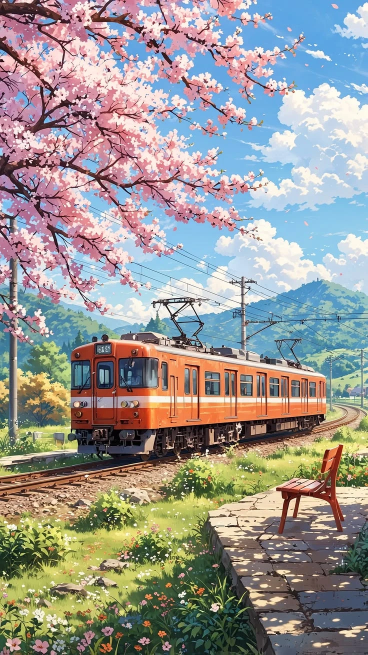
#> input picture examples/moving-image/source.webp, 735 x 1309 px (shown at 1/2 size)
$ python study.py out.png ../examples/moving-image/source.webp
#> lines starting #> are read from the running program, lines starting #| are printed output that depends on the picture
#!/usr/bin/env python3
"""Study reference images and videos: python3 study.py <out dir> <files or folders...>

Writes <out dir>/report.md, plus a contact sheet per reference. Videos also get their cuts and pacing.
To study only part of a video, add a range in seconds: "reel.mp4@0-12".
"""
import json
import re
import subprocess
import sys
from io import BytesIO
from pathlib import Path

import numpy as np
from PIL import Image

IMAGES = {".jpg", ".jpeg", ".png", ".webp", ".avif", ".heic", ".gif"}
VIDEOS = {".mp4", ".mov", ".webm", ".m4v", ".mkv"}
SIZE = (144, 256)  # small frames are plenty for measuring change


# [8 lines left out: function ffprobe, not called in this run]


def palette(image, colours=6):
    small = image.convert("RGB").resize((200, 200))
    reduced = small.quantize(colours, method=Image.Quantize.MEDIANCUT)
    counts = sorted(reduced.getcolors(), reverse=True)
    table = reduced.getpalette()
    total = sum(count for count, _ in counts)
    return [f"#{table[i * 3]:02x}{table[i * 3 + 1]:02x}{table[i * 3 + 2]:02x} {count / total:.0%}" for count, i in counts]


# [30 lines left out: functions frames_at, tile, measure, not called in this run]


def study_image(path, out):
    image = Image.open(path)
    sheet = out / f"{path.stem}.jpg"
    preview = image.convert("RGB")
    preview.thumbnail((1000, 1000))
    preview.save(sheet, quality=88)
    return [f"## {path.name} (image, {image.width}x{image.height})", f"- Palette: {', '.join(palette(image))}", f"- Preview: `{sheet}`"]


# [26 lines left out: function study_video, not called in this run]


def main():
    if len(sys.argv) < 3:
        raise SystemExit(__doc__)
    out = Path(sys.argv[1])
    out.mkdir(parents=True, exist_ok=True)
    items = []
    for name in sys.argv[2:]:
        match = re.fullmatch(r"(.+)@([\d.]+)-([\d.]+)", name)
        path = Path(match.group(1) if match else name)
        span = (float(match.group(2)), float(match.group(3))) if match else None
        items += [(p, None) for p in sorted(path.rglob("*")) if p.is_file()] if path.is_dir() else [(path, span)]
    report = ["# Reference study", ""]
    for path, span in items:
        kind = path.suffix.lower()
        if kind in IMAGES:
            report += study_image(path, out) + [""]
#> in study_image, image is the input picture: PIL image 735x1309 RGB; mean R, G, B 153.5, 150.4, 146.5
#> in study_image, `preview.thumbnail((1000, 1000))`:
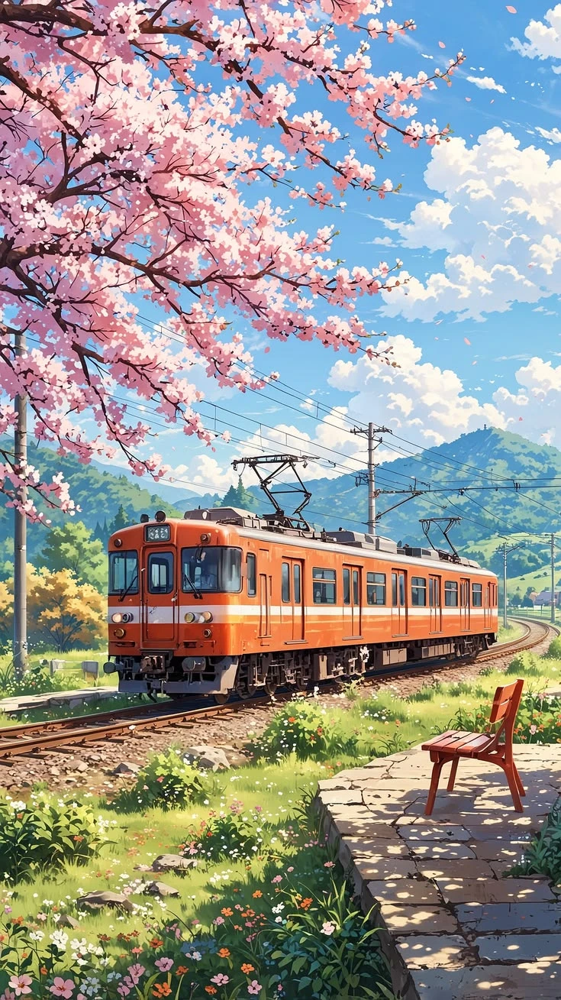
#> preview: PIL image 561x1000 RGB; mean R, G, B 153.5, 150.4, 146.5
#> in palette, `small = image.convert("RGB").resize((200, 200))`:
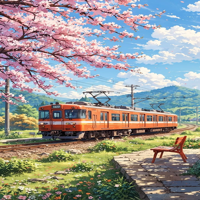
#> small: PIL image 200x200 RGB; mean R, G, B 153.5, 150.4, 146.5
#> in palette, `reduced = small.quantize(colours, method=Image.Quantize.MEDIANCUT)`:
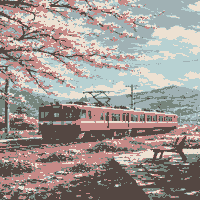
#> reduced: PIL image 200x200 P; mean R, G, B 159.7, 150, 145.5
#> in palette, `counts = sorted(reduced.getcolors(), reverse=True)`: counts = [(8907, 5), (8627, 3), (6084, 2), (5749, 0), (5444, 4), (5189, 1)]
#> in palette, `table = reduced.getpalette()`: table = [237, 225, 210, 183, 209, 210, 160, 177, 180, 198, 138, 135, 119, 133, 124, 84, 71, 66]
#> in palette, `total = sum(count for count, _ in counts)`: total = 40000
#> report = 6 items
        elif kind in VIDEOS:
            report += study_video(path, out, span) + [""]
    (out / "report.md").write_text("\n".join(report))
    print("\n".join(report))
#| # Reference study
#| ## source.webp (image, 735x1309)
#| - Palette: #544742 22%, #c68a87 22%, #a0b1b4 15%, #ede1d2 14%, #77857c 14%, #b7d1d2 13%
#| - Preview: `out.png/source.jpg`


if __name__ == "__main__":
    main()
